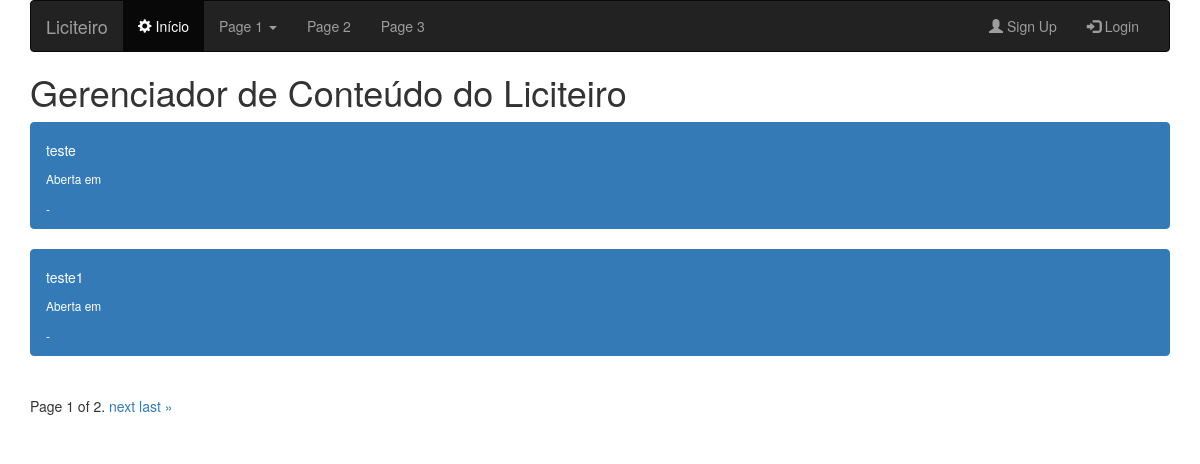
Page /lista_categoria_arquivos on the earlier database version.
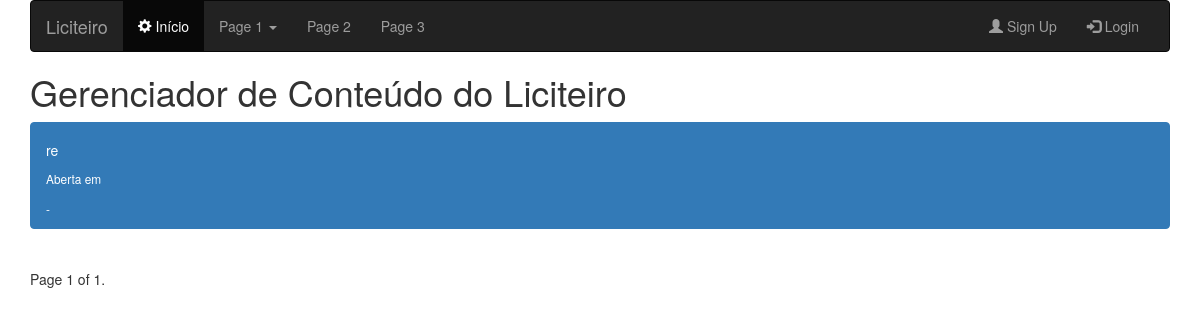
Same page on the later database version.
### app_categoria_arquivos/models.py (models this page shows)
class Categoria_Arquivos(models.Model):
	nome = models.CharField(max_length = 300)
	data_criacao = models.DateTimeField(auto_now= True)
	ativo = models.BooleanField()
	def __unicode__(self):
		return  self.nome
	class Meta:
		verbose_name_plural = "Categorias de Arquivos"

### app_categoria_arquivos/views.py (the view)
# urls.py: url(r'^lista_categoria_arquivos',lista_categorias_arquivos),
def lista_categorias_arquivos(request):
  item_categorias_arquivos = Categoria_Arquivos.objects.all()
  paginator = Paginator(item_categorias_arquivos, 2)
  page = request.GET.get('page')
  try:
    item = paginator.page(page)
  except PageNotAnInteger:
    item = paginator.page(1)
  except EmptyPage:
    item = paginator.page(paginator.num_pages)
  return render(request, "app_categoria_arquivos/lista_categorias_arquivos.html", {'item': item})

### templates/app_categoria_arquivos/lista_categorias_arquivos.html (shortened to what this page needs)
{%extends 'base.html'%}
{% load bootstrap_pagination %}
{% load pagination_tags %}
{% block conteudo %}
{% for i in item %}
    <div class="list-group">
      <a href="/item_categoria_arquivos/{{i.id}}" class="list-group-item list-group-item-action flex-column align-items-start active">
        <div class="d-flex w-100 justify-content-between">
          <h5 class="mb-1">{{i}}</h5>
          <small>Aberta em {{i.abertura}}</small>
        </div>
        <small>{{i.cidade}}-{{i.uf}}</small>
      </a>
    </div>
    {%empty%}
      <h2>Sem cadastros!</h2>
  {%endfor%}
<div class="pagination">
  <span class="step-links">
    <span class="current">
        Page {{ item.number }} of {{ item.paginator.num_pages }}.
    </span>
    {% if item.has_next %}
        <a href="?page={{ item.next_page_number }}">next</a>
        <a href="?page={{ item.paginator.num_pages }}">last &raquo;</a>
    {% endif %}
  </span>
</div>
{%endblock%}

Differences in the rows shown:
removed Categoria_Arquivos: nome "teste1"
changed Categoria_Arquivos: nome "teste" → "re"
Other differences:
{{ item.paginator.num_pages }}: "2" → "1"
text no longer shown: "next last »"
